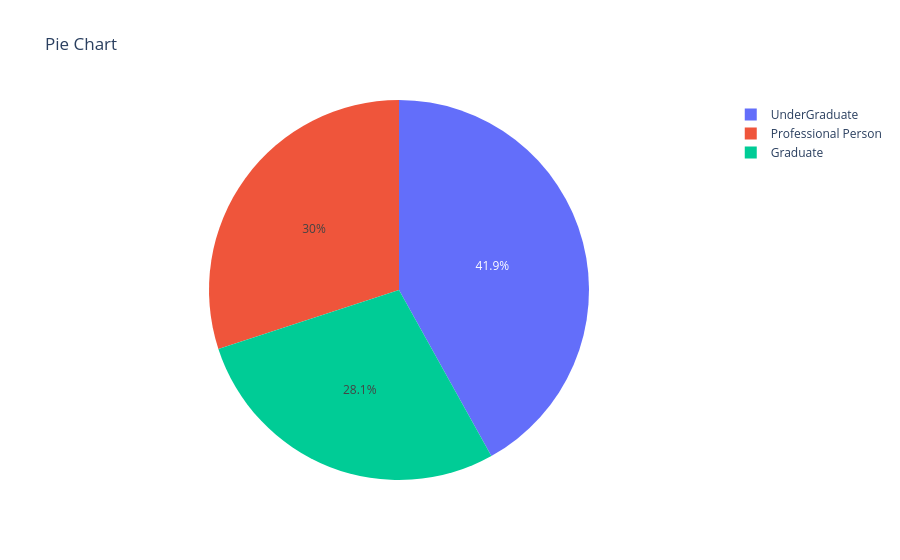

The cell this chart's notebook holds for it:
### Code cell
import plotly.express as px

fig = px.pie(
    values=education_dis.values,
    names=education_dis.index,
    title="Pie Chart"
)

fig.show()

### Figure 1 — Plotly figure (JSON) as saved in the notebook; plotly's stock layout.template omitted (floating-point values rounded to 4 significant figures)
{"data": [{"domain": {"x": [0, 1], "y": [0, 1]}, "hovertemplate": "label=%{label}<br>value=%{value}<extra></extra>", "labels": ["Graduate", "Professional Person", "UnderGraduate"], "legendgroup": "", "name": "", "showlegend": true, "type": "pie", "values": [1403, 1501, 2096]}], "layout": {"legend": {"tracegroupgap": 0}, "title": {"text": "Pie Chart"}}}
